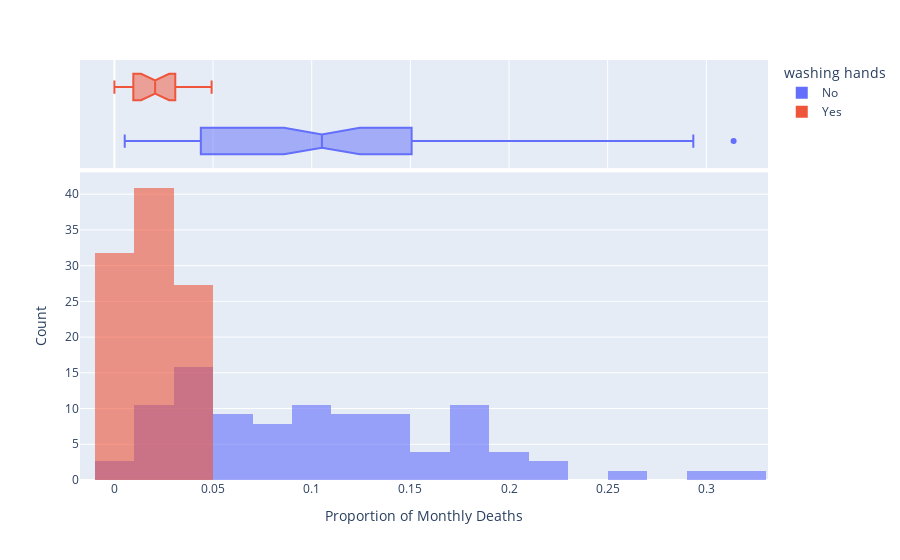

The notebook cell this image was saved under:
### Markdown cell above
### Use a Kernel Density Estimate (KDE) to visualise a smooth distribution

**Challenge**: Use [Seaborn's `.kdeplot()`](https://seaborn.pydata.org/generated/seaborn.kdeplot.html) to create two kernel density estimates of the `pct_deaths`, one for before handwashing and one for after. 

* Use the `shade` parameter to give your two distributions different colours. 
* What weakness in the chart do you see when you just use the default parameters?
* Use the `clip` parameter to address the problem.

### Code cell
hist = px.histogram(df_monthly,
                    x='death rate',
                    color='washing hands',
                    nbins=30,
                    opacity=0.6,
                    barmode='overlay',
                    histnorm='percent',
                    marginal='box')

hist.update_layout(xaxis_title='Proportion of Monthly Deaths',
                   yaxis_title='Count')

### Figure 1 — Plotly figure (JSON) as saved in the notebook; plotly's stock layout.template omitted (floating-point values rounded to 4 significant figures)
{"data": [{"alignmentgroup": "True", "bingroup": "x", "histnorm": "percent", "hovertemplate": "washing hands=No<br>death rate=%{x}<br>percent=%{y}<extra></extra>", "legendgroup": "No", "marker": {"color": "#636efa", "opacity": 0.6, "pattern": {"shape": ""}}, "name": "No", "nbinsx": 30, "offsetgroup": "No", "orientation": "v", "showlegend": true, "x": [0.1457, 0.07531, 0.04332, 0.01569, 0.007843, 0.05, 0.08421, 0.01351, 0.01878, 0.1102, 0.2255, 0.2085, 0.1222, 0.1023, 0.1074, 0.03226, 0.06593, 0.2078, 0.2546, 0.1839, 0.2934, 0.2297, 0.3138, 0.1912, 0.1597, 0.1241, 0.1193, 0.06098, 0.04082, 0.005236, 0.01554, 0.02262, 0.176, 0.07143, 0.08051, 0.1516, 0.1128, 0.1703, 0.1731, 0.05833, 0.02679, 0.04369, 0.0632, 0.01224, 0.03226, 0.1102, 0.1055, 0.07591, 0.04745, 0.04452, 0.04231, 0.04392, 0.07143, 0.06122, 0.03586, 0.1055, 0.1484, 0.1094, 0.1049, 0.1339, 0.1809, 0.1543, 0.1897, 0.1344, 0.1015, 0.131, 0.1806, 0.1439, 0.1496, 0.1077, 0.05369, 0.03215, 0.01923, 0.03607, 0.1827, 0.1224], "xaxis": "x", "yaxis": "y", "type": "histogram"}, {"alignmentgroup": "True", "hovertemplate": "washing hands=No<br>death rate=%{x}<extra></extra>", "legendgroup": "No", "marker": {"color": "#636efa"}, "name": "No", "notched": true, "offsetgroup": "No", "showlegend": false, "x": [0.1457, 0.07531, 0.04332, 0.01569, 0.007843, 0.05, 0.08421, 0.01351, 0.01878, 0.1102, 0.2255, 0.2085, 0.1222, 0.1023, 0.1074, 0.03226, 0.06593, 0.2078, 0.2546, 0.1839, 0.2934, 0.2297, 0.3138, 0.1912, 0.1597, 0.1241, 0.1193, 0.06098, 0.04082, 0.005236, 0.01554, 0.02262, 0.176, 0.07143, 0.08051, 0.1516, 0.1128, 0.1703, 0.1731, 0.05833, 0.02679, 0.04369, 0.0632, 0.01224, 0.03226, 0.1102, 0.1055, 0.07591, 0.04745, 0.04452, 0.04231, 0.04392, 0.07143, 0.06122, 0.03586, 0.1055, 0.1484, 0.1094, 0.1049, 0.1339, 0.1809, 0.1543, 0.1897, 0.1344, 0.1015, 0.131, 0.1806, 0.1439, 0.1496, 0.1077, 0.05369, 0.03215, 0.01923, 0.03607, 0.1827, 0.1224], "xaxis": "x2", "yaxis": "y2", "type": "box"}, {"alignmentgroup": "True", "bingroup": "x", "histnorm": "percent", "hovertemplate": "washing hands=Yes<br>death rate=%{x}<br>percent=%{y}<extra></extra>", "legendgroup": "Yes", "marker": {"color": "#EF553B", "opacity": 0.6, "pattern": {"shape": ""}}, "name": "Yes", "nbinsx": 30, "offsetgroup": "Yes", "orientation": "v", "showlegend": true, "x": [0.02239, 0.012, 0.01894, 0.0458, 0.03957, 0.04472, 0.0293, 0.03534, 0.006873, 0.0, 0.006557, 0.009585, 0.01136, 0.003717, 0.0, 0.009615, 0.02341, 0.02903, 0.0134, 0.02233, 0.03085, 0.04926], "xaxis": "x", "yaxis": "y", "type": "histogram"}, {"alignmentgroup": "True", "hovertemplate": "washing hands=Yes<br>death rate=%{x}<extra></extra>", "legendgroup": "Yes", "marker": {"color": "#EF553B"}, "name": "Yes", "notched": true, "offsetgroup": "Yes", "showlegend": false, "x": [0.02239, 0.012, 0.01894, 0.0458, 0.03957, 0.04472, 0.0293, 0.03534, 0.006873, 0.0, 0.006557, 0.009585, 0.01136, 0.003717, 0.0, 0.009615, 0.02341, 0.02903, 0.0134, 0.02233, 0.03085, 0.04926], "xaxis": "x2", "yaxis": "y2", "type": "box"}], "layout": {"xaxis": {"anchor": "y", "domain": [0.0, 1.0], "title": {"text": "Proportion of Monthly Deaths"}}, "yaxis": {"anchor": "x", "domain": [0.0, 0.7326], "title": {"text": "Count"}}, "xaxis2": {"anchor": "y2", "domain": [0.0, 1.0], "matches": "x", "showticklabels": false, "showgrid": true}, "yaxis2": {"anchor": "x2", "domain": [0.7426, 1.0], "matches": "y2", "showticklabels": false, "showline": false, "ticks": "", "showgrid": false}, "legend": {"title": {"text": "washing hands"}, "tracegroupgap": 0}, "margin": {"t": 60}, "barmode": "overlay"}}
